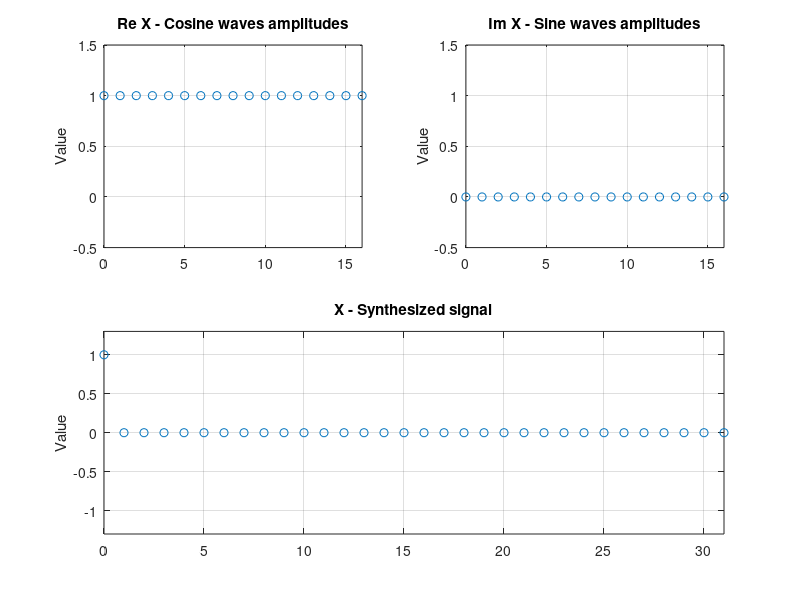

Recreate this plot in MATLAB.
#! /usr/bin/octave -qf

% Inverse Real DFT

% Time domain length
td_length = 32;

% Frequency domain length
fd_length = (td_length/2)+1;

% Prepare empty result buffer
X = zeros(1, td_length);

% Prepare frequency domain (randomly taken data)
ReX = ones(1, fd_length);
ImX = zeros(1, fd_length);

% Calculus
% Finding the cosine and sine wave amplitudes

t = double(td_length)/2;

ReX_ = double(ReX)/t;
ImX_ = double(ImX)/t;

ReX_(1) = ReX_(1)/2;
ReX_(length(ReX_)) = ReX_(length(ReX_))/2;

t = 2*pi/td_length;

for k=1:fd_length,
    for i=1:td_length,
        X(i) = X(i) + ReX_(k)*cos(t*(k-1)*(i-1));
    	X(i) = X(i) + ImX_(k)*sin(t*(k-1)*(i-1));
    end;
end;

% Displaying
y_range_amplifier = 1.3;

td = 0:fd_length-1;

subplot(2, 2, 1);
plot(td, ReX, 'o');
grid on;
axis([0 length(td)-1 -0.5 1.5]);
title('Re X - Cosine waves amplitudes');
ylabel('Value');

subplot(2, 2, 2);
plot(td, ImX, 'o');
grid on;
axis([0 length(td)-1 -0.5 1.5]);
title('Im X - Sine waves amplitudes');
ylabel('Value');

td = 0:td_length-1;

subplot(2, 2, 3:4);
plot(td, X, 'o');
grid on;
y_range = max(abs(min(X)), abs(max(X)))*y_range_amplifier;
axis([0 length(td)-1 -y_range y_range]);
title('X - Synthesized signal');
ylabel('Value');

printf("Press any key to exit..");
pause